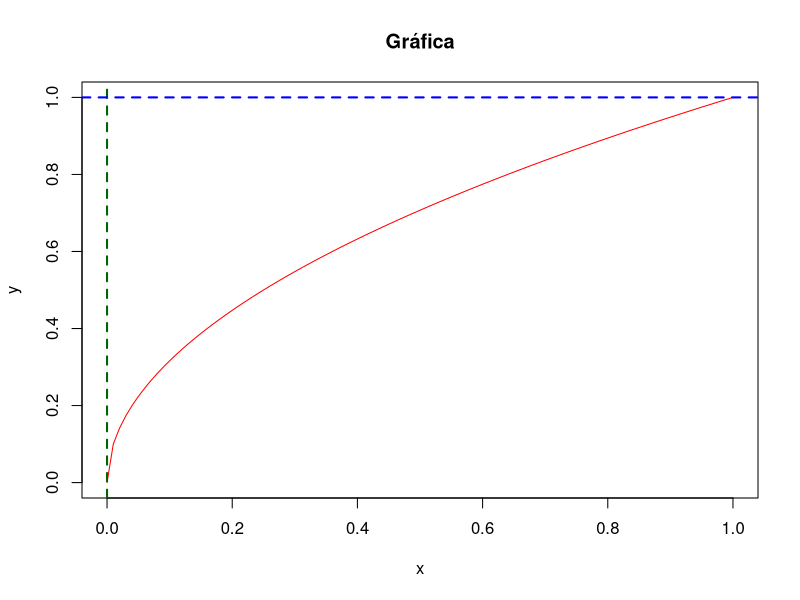

Reproduce this figure in R.
## ---- chunk 1
y<-function(x){sqrt(x)}
plot(y, xlim=c(0,1),ylim=c(0,1), col="red",main="Gráfica")
abline(v=0,lty = 2, col = "darkgreen", lwd = 2)
abline(h=1,lty = 2, col = "blue", lwd = 2)
